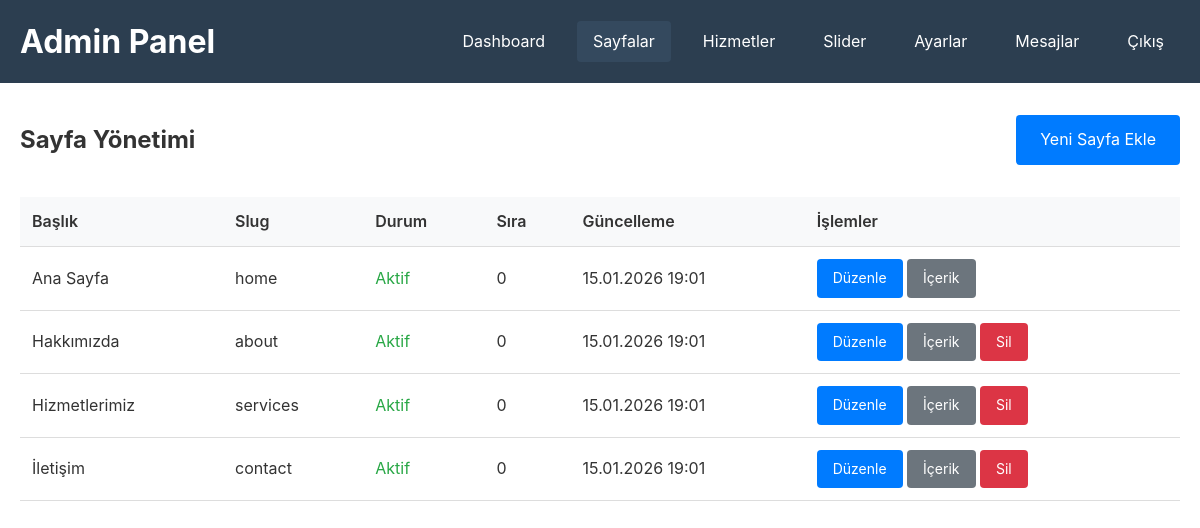
Screenshot of /admin/pages.php (signed in) with the database file from the repository.
### tables this page shows
CREATE TABLE IF NOT EXISTS pages (
    id INT AUTO_INCREMENT PRIMARY KEY,
    slug VARCHAR(100) NOT NULL UNIQUE,
    title VARCHAR(200) NOT NULL,
    meta_title VARCHAR(200),
    meta_description TEXT,
    meta_keywords VARCHAR(255),
    is_active TINYINT(1) DEFAULT 1,
    sort_order INT DEFAULT 0,
    created_at TIMESTAMP DEFAULT CURRENT_TIMESTAMP,
    updated_at TIMESTAMP DEFAULT CURRENT_TIMESTAMP ON UPDATE CURRENT_TIMESTAMP,
    INDEX idx_slug (slug),
    INDEX idx_is_active (is_active)
);

### config/database.php (called while the page is built, shortened)
<?php
class Database {
    private static $instance = null;
    private $connection;
    private function __construct() {
        try {
            $dsn = "mysql:host=" . self::DB_HOST . ";dbname=" . self::DB_NAME . ";charset=" . self::DB_CHARSET;
            $options = [
                PDO::ATTR_ERRMODE            => PDO::ERRMODE_EXCEPTION,
                PDO::ATTR_DEFAULT_FETCH_MODE => PDO::FETCH_ASSOC,
                PDO::ATTR_EMULATE_PREPARES   => false,
            ];
            $this->connection = new PDO($dsn, self::DB_USER, self::DB_PASS, $options);
        } catch (PDOException $e) {
            error_log("Database Connection Error: " . $e->getMessage());
            die("Veritabanı bağlantı hatası. Lütfen yöneticiye başvurun.");
        }
    }
    public static function getInstance() {
        if (self::$instance === null) {
            self::$instance = new self();
        }
        return self::$instance;
    }
    public function getConnection() {
        return $this->connection;
    }
}

### app/Models/PageModel.php (called while the page is built, shortened)
<?php
class PageModel {
    private $db;
    public function __construct() {
        $this->db = Database::getInstance()->getConnection();
    }
    public function getAll($activeOnly = true) {
        $sql = "SELECT * FROM pages";
        $sql .= " ORDER BY sort_order ASC, title ASC";
        return $this->db->query($sql)->fetchAll();
    }
}

### app/helpers/functions.php (called while the page is built, shortened)
<?php
function escape($string) {
    return htmlspecialchars($string, ENT_QUOTES, 'UTF-8');
}

### admin/pages.php (the view, shortened to what this page needs)
<?php
require_once dirname(__DIR__) . '/config/config.php';
require_once APP_PATH . '/Models/PageModel.php';
require_once 'includes/header.php';
$pageModel = new PageModel();
$pages = $pageModel->getAll(false);
?>
<div class="page-header">
    <h2>Sayfa Yönetimi</h2>
    <a href="page-edit.php" class="btn btn-primary">Yeni Sayfa Ekle</a>
</div>
<table>
    <thead>
        <tr>
            <th>Başlık</th>
            <th>Slug</th>
            <th>Durum</th>
            <th>Sıra</th>
            <th>Güncelleme</th>
            <th>İşlemler</th>
        </tr>
    </thead>
    <tbody>
        <?php foreach ($pages as $page): ?>
        <tr>
            <td><?= escape($page['title']) ?></td>
            <td><?= escape($page['slug']) ?></td>
            <td>
                <?php if ($page['is_active']): ?>
                <span style="color: #28a745;">Aktif</span>
                <?php else: ?>
                <span style="color: #dc3545;">Pasif</span>
                <?php endif; ?>
            </td>
            <td><?= $page['sort_order'] ?></td>
            <td><?= date('d.m.Y H:i', strtotime($page['updated_at'])) ?></td>
            <td>
                <a href="page-edit.php?id=<?= $page['id'] ?>" class="btn btn-sm btn-primary">Düzenle</a>
                <a href="page-content.php?page_id=<?= $page['id'] ?>" class="btn btn-sm btn-secondary">İçerik</a>
                <?php if ($page['slug'] !== 'home'): ?>
                <a href="pages.php?delete=<?= $page['id'] ?>"
                   class="btn btn-sm btn-danger"
                   onclick="return confirm('Bu sayfayı silmek istediğinize emin misiniz?')">Sil</a>
                <?php endif; ?>
            </td>
        </tr>
        <?php endforeach; ?>
    </tbody>
</table>
<?php require_once 'includes/footer.php'; ?>

### public/assets/css/style.css (style rules this page uses)
* { margin: 0; padding: 0; box-sizing: border-box; }
body { font-family: -apple-system, BlinkMacSystemFont, 'Segoe UI', Roboto, 'Helvetica Neue', Arial, sans-serif; line-height: 1.6; color: #333; background-color: #fff; }
.btn { display: inline-block; padding: 0.75rem 1.5rem; text-decoration: none; border-radius: 4px; transition: all 0.3s; border: none; cursor: pointer; font-size: 1rem; }
.btn-primary { background: #007bff; color: #fff; }
.btn-secondary { background: #6c757d; color: #fff; }

### admin/includes/header.php (style rules this page uses)
.page-header { display: flex; justify-content: space-between; align-items: center; margin-bottom: 2rem; }
table { width: 100%; border-collapse: collapse; margin-bottom: 2rem; }
table th, table td { padding: 0.75rem; text-align: left; border-bottom: 1px solid #ddd; }
table th { background: #f8f9fa; font-weight: 600; }
.btn-sm { padding: 0.5rem 1rem; font-size: 0.875rem; }
.btn-danger { background: #dc3545; color: #fff; }

### rows the page displays
pages: title "Ana Sayfa", slug "home", is_active "Aktif", sort_order "0", updated_at "15.01.2026 19:01"
pages: title "Hakkımızda", slug "about", is_active "Aktif", sort_order "0", updated_at "15.01.2026 19:01"
pages: title "Hizmetlerimiz", slug "services", is_active "Aktif", sort_order "0", updated_at "15.01.2026 19:01"
pages: title "İletişim", slug "contact", is_active "Aktif", sort_order "0", updated_at "15.01.2026 19:01"
